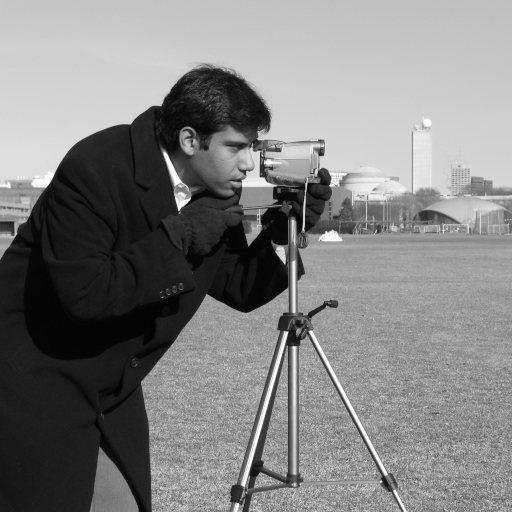
#> input picture skimage.data.camera(), 512 x 512 px
$ python 01_dct_transform.py
#> lines starting #> are read from the running program, lines starting #| are printed output that depends on the picture
"""Discrete Cosine Transform using the orthonormal DCT-II.
Read an image, apply the transform, and display the result.
"""

import numpy as np
import matplotlib
matplotlib.use("Agg")
import matplotlib.pyplot as plt
from pathlib import Path
from skimage.io import imread
from skimage import data
from skimage.transform import resize
from scipy.fft import dctn

# 1. Read image.jpg when it exists; otherwise use a built-in sample.
image_path = Path(__file__).with_name("image.jpg")
if image_path.is_file():
    image = imread(image_path, as_gray=True)
else:
    image = data.camera()
#> image is the input picture: shape (512, 512); min 0, max 255, mean 129.1

# 2. Resize to 128 by 128 pixels for this lab.
image = resize(image, (128, 128), anti_aliasing=True)
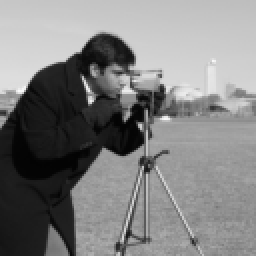
#> image: shape (128, 128) float64 (shown 2 times larger); min 0.0124, max 0.982, mean 0.506

# 3. Apply the two-dimensional DCT.
transformed = dctn(image, type=2, norm="ortho")
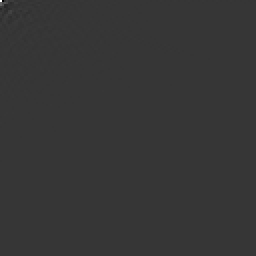
#> transformed: shape (128, 128) float64 (shown 2 times larger); min -17.57, max 64.78, mean 0; drawn with min black and max white

# 4. Display the original image and the transformed image.
# Log magnitude makes small coefficients visible; it is only for display.
plt.figure(figsize=(10, 4))
plt.subplot(1, 2, 1)
plt.imshow(image, cmap="gray")
plt.title("Original image")
plt.axis("off")
plt.subplot(1, 2, 2)
plt.imshow(np.log1p(np.abs(transformed)), cmap="gray")
plt.title("DCT coefficients")
plt.axis("off")
plt.tight_layout()
output_path = Path(__file__).with_name("outputs") / "dct_transform.png"
output_path.parent.mkdir(parents=True, exist_ok=True)
plt.savefig(output_path, dpi=150, bbox_inches="tight")
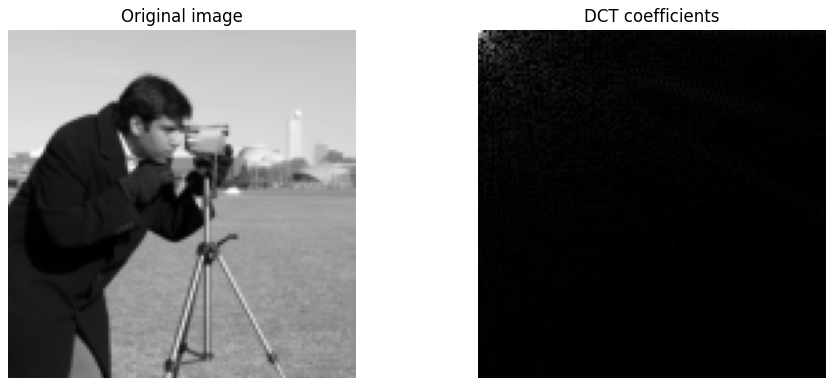
#> figure drawn by matplotlib, 2 panels
print(f"Saved DCT figure to {output_path}")
